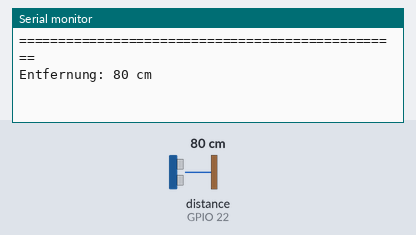
Simulated run of this sketch. Board: ESP32. On the bench: the last lines printed to the serial monitor. Wiring (inferred from the names in the program): ultrasonic range finder: trigger GPIO 23; echo GPIO 22. Inputs (shaded band) come from the test bench; at power-on: distance to the obstacle (sensor on GPIO 22) 80 cm. The echo pulse lasts 58.3 µs per cm.

Above: at 3.2 s.
3.3 s: distance to the obstacle (sensor on GPIO 22) set to 2 cm
At 4.6 s:
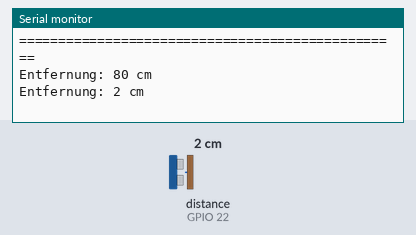
4.8 s: distance to the obstacle (sensor on GPIO 22) set to 4 cm
At 5.6 s:
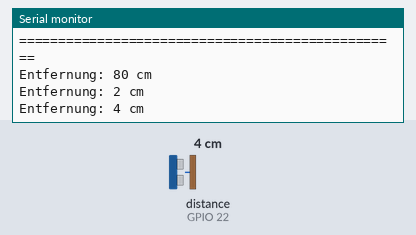
Timing chart, 0 to 7.8 s (numbered marks = the images above; inputs shaded):
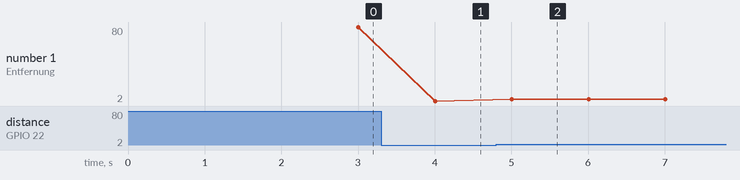

The sketch:

2-AbstandssensorStruktur.ino
```cpp
/**
 * Abstandssensor, Version 2: Struktur
 * ===================================
 *
 * In dieser Version verwenden wir eine einfache Struktur, um die beiden Pins für den
 * Abstandssensor zusammenzufassen. Sehr viel einfacher wird der Quellcode dadurch nicht.
 * Wir sind aber fast am Ziel. Die nächste Version baut auf dieser auf und bietet uns
 * eine schöne, gekappselte und wiederverwendbare Klasse.
 */

typedef struct {
  int trigger_pin;
  int echo_pin;
} distance_sensor_t;


distance_sensor_t sensor = {
  .trigger_pin = 23,
  .echo_pin    = 22,
};


long measure_distance_cm(distance_sensor_t& sensor) {
  digitalWrite(sensor.trigger_pin, HIGH);
  delayMicroseconds(10);
  digitalWrite(sensor.trigger_pin, LOW);

  auto duration = pulseIn(sensor.echo_pin, HIGH);
  return duration / 58.2;
}


void setup() {
  delay(2000);
  Serial.begin(115200);
  Serial.print("\n=================================================\n");

  pinMode(sensor.trigger_pin, OUTPUT);
  pinMode(sensor.echo_pin, INPUT);
}


void loop() {
  delay(1000);

  int distance_cm = measure_distance_cm(sensor);
  Serial.printf("Entfernung: %u cm\n", distance_cm);
}
```

Measured:
- after the input at 3.3 s, the serial monitor: prints a new line after 0.71 s (image 1)
- after the input at 4.8 s, the serial monitor: prints a new line after 0.21 s (image 2)
- plotted number 1: 80 → 2 after the input at 3.3 s, 2 → 4 after the input at 4.8 s
